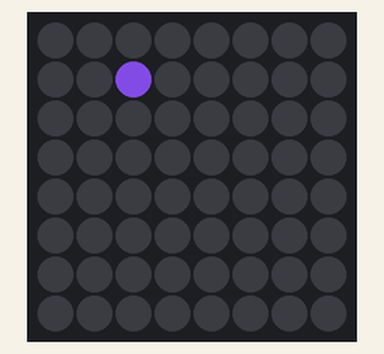
This program was run on a simulated Raspberry Pi (BCM pin numbers) with a Sense HAT. Parts: the Sense HAT's 8×8 RGB LED matrix. Dim RGB values are drawn brighter than linear; random numbers come from a fixed seed.

Above: at 0.17 s.
At 2.3 s:
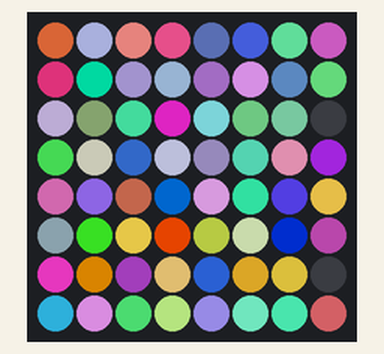
At 19.93 s:
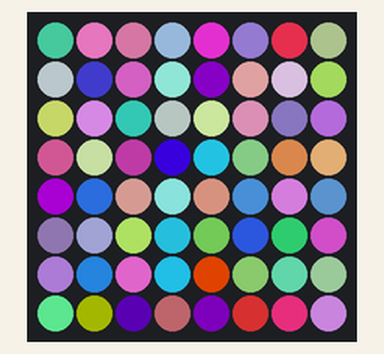
At 21.45 s:
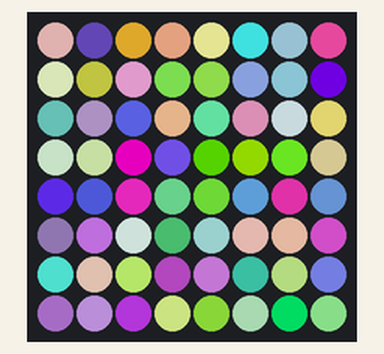
At 30.88 s:
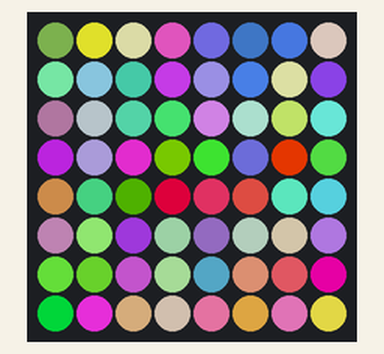
At 39.69 s:
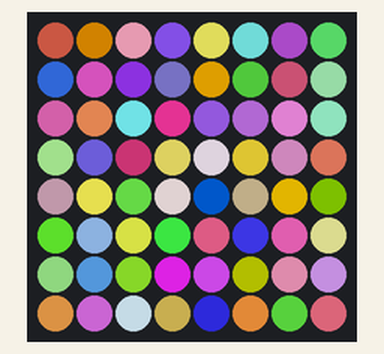

The program:

sense_hat_random_pixels_emu.py
```python
#!/usr/bin/python3
# -*- coding: utf-8 -*-

"""
S185 - Introduction to Single-Board Computers

Randomly light pixels in the LED matrix with a random color on the
Sense HAT emulator.

Execution:
1. Set the executable flag on the script: chmod u+x sense_hat_random_pixels_emu.py
2. Execute with a preceding dot "./", so call ./sense_hat_random_pixels_emu.py
"""

# Import required modules.
import os
import sys
import argparse
import time
import random

# Import the Sense HAT module.
try:
	from sense_emu import SenseHat
except RuntimeError:
	print("Error importing Sense HAT emulator module!")

# Instantiate the Sense HAT object.
sense = SenseHat()

# Define the main() function.
def main():
	# Set the LED matrix to the low light mode.
	sense.low_light = True

	while True:
		# Generate a random x and y position
		#	x: 0 is on the left, 7 on the right.
		#	y: 0 is at the top, 7 at the bottom.
		x = random.randint(0, 7)
		y = random.randint(0, 7)
		# Generate a random RGB (red, green, blue) color. Each color value must
		#  be an integer between 0 and 255.
		r = random.randint(0, 255)
		g = random.randint(0, 255)
		b = random.randint(0, 255)
		pixel_color = (r, g, b)
		# Set an individual LED matrix pixel at the specified (x,y) coordinate,
		#	to the specified RGB (red, green, blue) color.
		#sense.set_pixel(x, y, r, g, b)
		sense.set_pixel(x, y, pixel_color)
		time.sleep(0.01)
# EOF: main()

# ------------------------------------------------- BEGIN EXECUTION HERE --
if __name__ == '__main__':
	try:
		# Execute code in here first.
		# If an exception is raised, continue to check except blocks.
		# ~~~~~
		# Invoke the main function.
		main()
	except KeyboardInterrupt:
		# If the exception is of this type...
		# Execute this code and continue to finally block.
		# ~~~~~
		# Raised when the user interrupts program execution, usually by
		#  pressing Ctrl+c.
		# ~~~~~
		# Sets the entire LED matrix to a single color, defaults to
		#  blank/off.
		sense.clear()
	finally:
		# No matter what has happened previously, or whether an
		# exception was thrown, execute this code as the program ends.
		# ~~~~~
		# Sets the entire LED matrix to a single color, defaults to
		#  blank/off.
		sense.clear()
```
